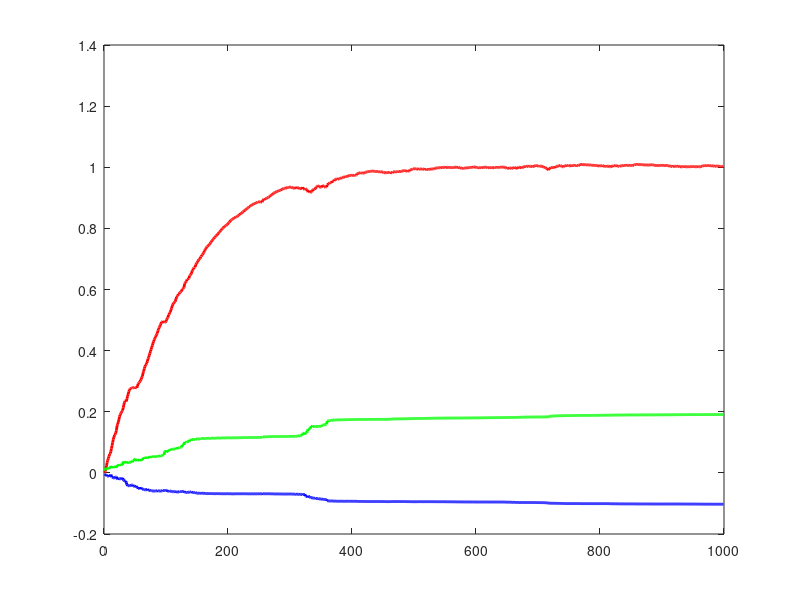

Write MATLAB code to recreate this figure. (Note: this script raises an error after producing the figure.)
% Projection Algorithm
N = 1000;
alpha_pa = 0.1;
gamma_pa = 0.01;

a_desired = 1; 
b_desired = 0.5;
c_desired = -0.5;

u = ones(N, 1);
y = zeros(N, 1);
E = load("e.mat");
e = E(1).e;

for t = 2:N
    y(t) = -a_desired * y(t-1) + b_desired * u(t-1) + c_desired * e(t-1) + e(t);
end

theta_hat = zeros(3, 1); % [a, b, c]
phi = zeros(3, 1);

theta_store = zeros(3, N);

for t = 2:N
    phi = [-y(t-1); u(t-1); e(t-1)];
    error = y(t) - phi' * theta_hat;
    K = (gamma_pa*phi)/(alpha_pa + phi'*phi);
    theta_hat = theta_hat + K*error;
    theta_store(:, t) = theta_hat;
end

% Plot the results
figure;
plot(theta_store(1, 2:N), 'r', 'LineWidth', 2); 
hold on;
plot(theta_store(2, 2:N), 'g', 'LineWidth', 2);
plot(theta_store(3, 2:N), 'b', 'LineWidth', 2);
yline(a_desired, '--r', 'Desired a');
yline(b_desired, '--g', 'Desired b');
yline(c_desired, '--b', 'Desired c');
xlabel('Sample');
legend('a estimate', 'b estimate', 'c estimate', 'Location', 'Best');
title('Projection Algorithm');
grid on;
